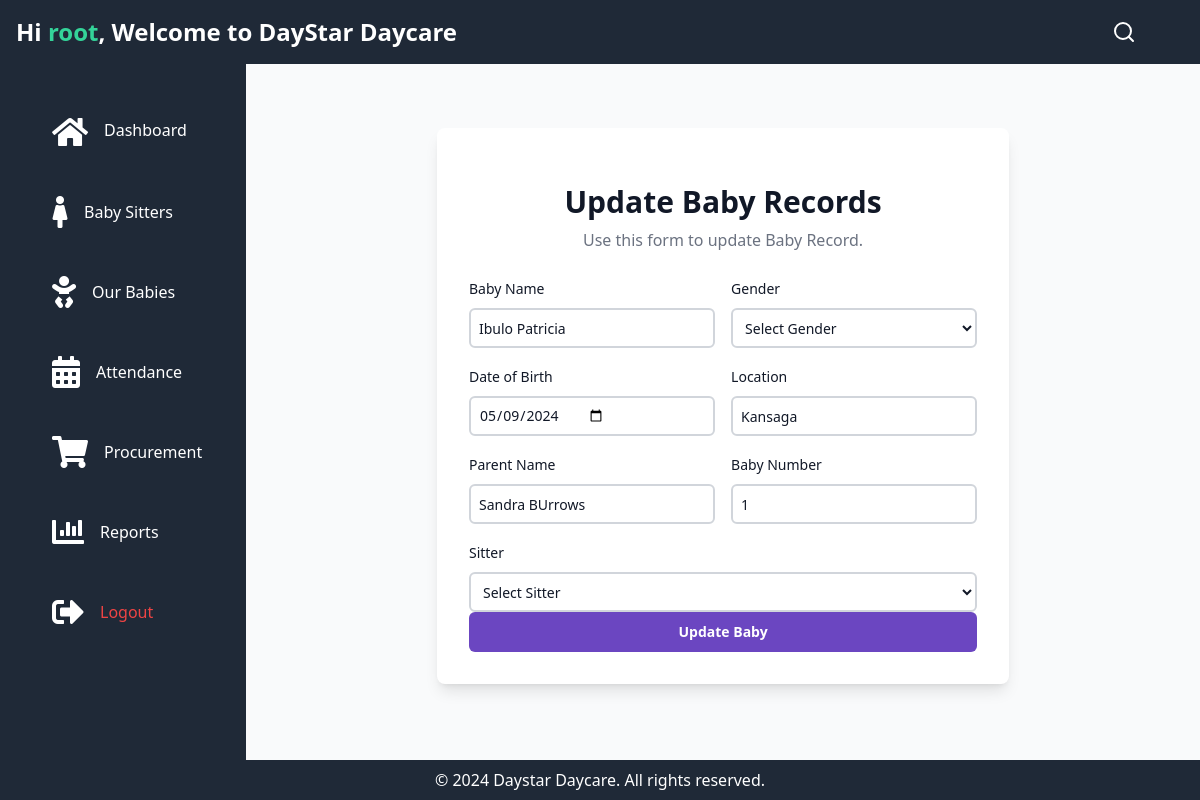
The app's page /editBaby/1 (signed in) with its own data.
### schoolApp/models.py (models this page shows, shortened)
class Baby(models.Model):
    name = models.CharField(max_length=50)
    gender = models.CharField(max_length=10)
    dob = models.DateField()
    location = models.CharField(max_length=50)
    parent_name = models.CharField(max_length=50)
    baby_number = models.IntegerField()
    sitter = models.ForeignKey(Sitter, on_delete=models.CASCADE)

### schoolApp/views.py (the view)
# urls.py: path('editBaby/<int:id>', editBaby, name='edit_baby'),
def editBaby(request, id):
    baby = Baby.objects.get(id=id)
    sitters = Sitter.objects.all()
    if request.method == 'POST':
        baby.name = request.POST.get('name')
        baby.gender = request.POST.get('gender')
        baby.dob = request.POST.get('dob')
        baby.location = request.POST.get('location')
        baby.parent_name = request.POST.get('parent_name')
        baby.baby_number = request.POST.get('baby_number')
        baby.sitter_id = request.POST.get('sitter')
        baby.save()
        return redirect(reverse('list_babies'))
    else:
        baby = Baby.objects.get(id=id)
        return render(request, 'baby/editBaby.html', {'baby': baby, 'sitters': sitters})

### schoolApp/templates/baby/editBaby.html (shortened to what this page needs)
{% extends 'base2.html' %}
{% block content %}
<div class="flex-auto bg-gray-50  py-12 md:py-16">
  <form
    class="mx-auto max-w-[60%] space-y-6 w-full bg-white rounded-lg shadow-lg p-8" action="{% url 'add_baby' %}" method="POST"
  >
    <div class="space-y-2 text-center">
      <h1 class="text-3xl font-bold text-gray-900">Update Baby Records</h1>
      <p class="text-gray-500">Use this form to update Baby Record.</p>
    </div>
    <div class="space-y-4">
      <div class="grid grid-cols-2 gap-4">
        <div class="space-y-2">
          <label
            class="text-sm font-medium leading-none peer-disabled:cursor-not-allowed peer-disabled:opacity-70 text-gray-900"
            for="name"
          >
            Baby Name
          </label>
          <input
            class="flex h-10 w-full text-sm ring-offset-background file:border-0 file:bg-transparent file:text-sm file:font-medium placeholder:text-muted-foreground focus-visible:outline-none focus-visible:ring-2 focus-visible:ring-ring focus-visible:ring-offset-2 disabled:cursor-not-allowed disabled:opacity-50 border-2 border-gray-300 bg-white text-gray-900 rounded-md p-2"
            id="name"
            placeholder="Enter the baby's name"
            required=""
            name="name" value="{{baby.name}}"
          />
        </div>
        <div class="space-y-2">
          <label
            class="text-sm font-medium leading-none peer-disabled:cursor-not-allowed peer-disabled:opacity-70 text-gray-900"
            for="gender"
          >
            Gender
          </label>
          <select value ="{{baby.gender}}" class="flex h-10 w-full text-sm ring-offset-background file:border-0 file:bg-transparent file:text-sm file:font-medium placeholder:text-muted-foreground focus-visible:outline-none focus-visible:ring-2 focus-visible:ring-ring focus-visible:ring-offset-2 disabled:cursor-not-allowed disabled:opacity-50 border-2 border-gray-300 bg-white text-gray-900 rounded-md p-2" id="gender" required="" name="gender">
            <option value="">Select Gender</option>
          </select>
        </div>
      </div>
      <div class="grid grid-cols-2 gap-4">
        <div class="space-y-2">
          <label
            class="text-sm font-medium leading-none peer-disabled:cursor-not-allowed peer-disabled:opacity-70 text-gray-900"
            for="dob"
            name
          >
            Date of Birth
          </label>
          <input
            class="flex h-10 w-full text-sm ring-offset-background file:border-0 file:bg-transparent file:text-sm file:font-medium placeholder:text-muted-foreground focus-visible:outline-none focus-visible:ring-2 focus-visible:ring-ring focus-visible:ring-offset-2 disabled:cursor-not-allowed disabled:opacity-50 border-2 border-gray-300 bg-white text-gray-900 rounded-md p-2"
            id="dob"
            required=""
            type="date"
            name="dob" value="{{baby.dob | date:'Y-m-d'}}"
          />
        </div>
        <div class="space-y-2">
          <label
            class="text-sm font-medium leading-none peer-disabled:cursor-not-allowed peer-disabled:opacity-70 text-gray-900"
            for="location"
          >
            Location
          </label>
          <input
            class="flex h-10 w-full text-sm ring-offset-background file:border-0 file:bg-transparent file:text-sm file:font-medium placeholder:text-muted-foreground focus-visible:outline-none focus-visible:ring-2 focus-visible:ring-ring focus-visible:ring-offset-2 disabled:cursor-not-allowed disabled:opacity-50 border-2 border-gray-300 bg-white text-gray-900 rounded-md p-2"
            id="location"
            placeholder="Enter the baby's location"
            required=""
            name="location" value="{{baby.location}}"
          />
        </div>
      </div>
      <div class="grid grid-cols-2 gap-4">
        <div class="space-y-2">
          <label
            class="text-sm font-medium leading-none peer-disabled:cursor-not-allowed peer-disabled:opacity-70 text-gray-900"
            for="parent_name"
          >
            Parent Name
          </label>
          <input
            class="flex h-10 w-full text-sm ring-offset-background file:border-0 file:bg-transparent file:text-sm file:font-medium placeholder:text-muted-foreground focus-visible:outline-none focus-visible:ring-2 focus-visible:ring-ring focus-visible:ring-offset-2 disabled:cursor-not-allowed disabled:opacity-50 border-2 border-gray-300 bg-white text-gray-900 rounded-md p-2"
            id="parent_name"
            placeholder="Enter the parent's name"
            required=""
            name="parent_name" value="{{baby.parent_name}}"
          />
        </div>
        <div class="space-y-2">
          <label
            class="text-sm font-medium leading-none peer-disabled:cursor-not-allowed peer-disabled:opacity-70 text-gray-900"
            for="baby_number">
            Baby Number
          </label>
          <input
            class="flex h-10 w-full text-sm ring-offset-background file:border-0 file:bg-transparent file:text-sm file:font-medium placeholder:text-muted-foreground focus-visible:outline-none focus-visible:ring-2 focus-visible:ring-ring focus-visible:ring-offset-2 disabled:cursor-not-allowed disabled:opacity-50 border-2 border-gray-300 bg-white text-gray-900 rounded-md p-2"
            id="baby_number" placeholder="Enter the baby's number" required="" name="baby_number"
            value="{{baby.baby_number}}" />
        </div>
      </div>
      <div class="space-y-2">
        <label
          class="text-sm font-medium leading-none peer-disabled:cursor-not-allowed peer-disabled:opacity-70 text-gray-900"
          for="sitter"
        >
          Sitter
        </label>
        <select
          class="flex h-10 w-full text-sm ring-offset-background file:border-0 file:bg-transparent file:text-sm file:font-medium placeholder:text-muted-foreground focus-visible:outline-none focus-visible:ring-2 focus-visible:ring-ring focus-visible:ring-offset-2 disabled:cursor-not-allowed disabled:opacity-50 border-2 border-gray-300 bg-white text-gray-900 rounded-md p-2"
          id="sitter"
          required=""
          name="sitter"
        >
          <option value="">Select Sitter</option>
        </select>
      </div>
      <a href="{% url 'add_baby' %}" >
      <button
        class="inline-flex items-center justify-center whitespace-nowrap text-sm ring-offset-background transition-colors focus-visible:outline-none focus-visible:ring-2 focus-visible:ring-ring focus-visible:ring-offset-2 disabled:pointer-events-none disabled:opacity-50 h-10 px-4 w-full bg-[#6B46C1] hover:bg-[#553C9A] text-white rounded-md py-3 font-bold"
        type="submit" py-3
      >
        Update Baby
      </button>
      </a>
    </div>
  </form>
</div>
{% endblock %}

### schoolApp/templates/base2.html (shortened to what this page needs)
{% load static %}
<!DOCTYPE html>
<html>
<head>
  <link href="https://cdn.tailwindcss.com/2.2.19/tailwind.min.css" rel="stylesheet" />
  <link rel="stylesheet" href="https://cdnjs.cloudflare.com/ajax/libs/font-awesome/5.15.3/css/all.min.css">
  <script src="https://cdn.tailwindcss.com"></script>
</head>
<body class="flex flex-col h-screen">
  <div class="flex h-screen w-full flex-col ">
    <header class="bg-gray-800 text-white p-4 flex items-center justify-between  ">
      <div class="flex items-center gap-4">
        <!-- <svg xmlns="http://www.w3.org/2000/svg" fill="currentColor" class="w-6 h-6" viewBox="0 0 20 20">
  <path fill-rule="evenodd" d="M10 16.32l3.09 1.64-.59-3.54 2.5-2.58-3.48-.51L10 7.77 8.58 10.03l-3.48.51 2.5 2.58-.59 3.54z" clip-rule="evenodd"/>
</svg>     {% if user.is_authenticated %} -->
        <div class="flex justify-between w-full">
          <div class="text-center ml-auto">
            <h1 class="text-2xl font-bold leading-tight">
              Hi <span style="color: #34D399; text-decoration: none;">{{user.username}}</span>, Welcome to DayStar
              Daycare
            </h1>
          </div>
        </div>
        {% endif %}
      </div>
      <div class="flex items-center gap-4">
        <svg xmlns="http://www.w3.org/2000/svg" width="24" height="24" viewBox="0 0 24 24" fill="none"
          stroke="currentColor" stroke-width="2" stroke-linecap="round" stroke-linejoin="round" class="h-6 w-6">
          <circle cx="11" cy="11" r="8"></circle>
          <path d="m21 21-4.3-4.3"></path>
        </svg>
        <span class="relative flex shrink-0 overflow-hidden rounded-full h-8 w-8">
      </div>
    </header>
    <main class="flex-auto flex justify-center">
      <nav class="flex flex-col bg-gray-800 text-white p-8 width 300px">
        <a class="mb-4 flex items-center gap-2 rounded-md px-3 py-2 hover:bg-[#0077b6]/80" href="{% url 'index' %}">
          <i class="fas fa-home text-g fa-2x p-2 mt-1"></i>
          <span class="text-white">Dashboard</span>
        </a>
        <a class="mb-4 flex items-center gap-2 rounded-md px-3 py-2 hover:bg-[#0077b6]/80"
          href="{% url 'list_sitters' %}">
          <i class="fas fa-female fa-2x p-2"></i>
          <span>Baby Sitters</span>
        </a>
        <a class="mb-4 flex items-center gap-2 rounded-md px-3 py-2 hover:bg-[#0077b6]/80"
          href="{% url 'list_babies' %}">
          <i class="fas fa-baby fa-2x p-2"></i>
          <span>Our Babies</span>
        </a>
        <a class="mb-4 flex items-center gap-2 rounded-md px-3 py-2 hover:bg-[#0077b6]/80"
          href="{% url 'list_attendance' %}">
          <i class="fas fa-calendar-alt fa-2x p-2"></i>
          <span>Attendance</span>
        </a>
        <a class="mb-4 flex items-center gap-2 rounded-md px-3 py-2 hover:bg-[#0077b6]/80"
          href="{% url 'list_products' %}">
          <i class="fas fa-shopping-cart fa-2x p-2"></i>
          <span>Procurement</span>
        </a>
        <a class="mb-4 flex items-center gap-2 rounded-md px-3 py-2 hover:bg-[#0077b6]/80" href="{% url 'reports' %}">
          <i class="fas fa-chart-bar fa-2x p-2"></i>
          <span>Reports</span>
        </a>
        <div class="mb-4 flex items-center gap-2 rounded-md px-3 py-2 hover:bg-[#0077b6]/80">
          {% if user.is_authenticated %}
          <i class="fas fa-sign-out-alt fa-2x p-2"></i>
          <a href="{% url 'logout' %}" class="text-red-500">Logout</a>
        </div>
        {% endif %}
      </nav>
      {% block content %} {% endblock %}
    </main>
  </div>
  <footer class="bg-gray-800 text-white p-2 flex items-center justify-center">
    <p>© 2024 Daystar Daycare. All rights reserved.</p>
  </footer>
  <link rel="stylesheet" href="https://cdn.jsdelivr.net/npm/bootstrap@4.6.2/dist/js/bootstrap.bundle.min.js" />
</body>
</html>

### records on screen
Baby: name "Ibulo Patricia", dob "05/09/2024", location "Kansaga", parent_name "Sandra BUrrows", baby_number "1"

### other values on screen
{{ user.username }} "root"
